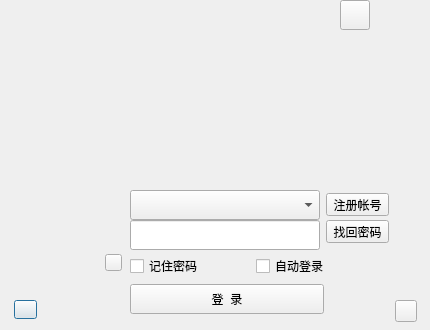
<?xml version="1.0" encoding="UTF-8"?>
<ui version="4.0">
 <class>LoginDialog</class>
 <widget class="QDialog" name="LoginDialog">
  <property name="geometry">
   <rect>
    <x>0</x>
    <y>0</y>
    <width>430</width>
    <height>330</height>
   </rect>
  </property>
  <property name="minimumSize">
   <size>
    <width>430</width>
    <height>330</height>
   </size>
  </property>
  <property name="maximumSize">
   <size>
    <width>430</width>
    <height>330</height>
   </size>
  </property>
  <property name="windowTitle">
   <string>Dialog</string>
  </property>
  <property name="locale">
   <locale language="English" country="UnitedStates"/>
  </property>
  <widget class="QComboBox" name="accountComboBox">
   <property name="geometry">
    <rect>
     <x>130</x>
     <y>190</y>
     <width>190</width>
     <height>30</height>
    </rect>
   </property>
   <property name="sizePolicy">
    <sizepolicy hsizetype="Fixed" vsizetype="Fixed">
     <horstretch>0</horstretch>
     <verstretch>0</verstretch>
    </sizepolicy>
   </property>
   <property name="minimumSize">
    <size>
     <width>190</width>
     <height>30</height>
    </size>
   </property>
   <property name="maximumSize">
    <size>
     <width>190</width>
     <height>30</height>
    </size>
   </property>
   <property name="focusPolicy">
    <enum>Qt::WheelFocus</enum>
   </property>
   <property name="contextMenuPolicy">
    <enum>Qt::NoContextMenu</enum>
   </property>
   <property name="accessibleName">
    <string>login_username</string>
   </property>
   <property name="locale">
    <locale language="Chinese" country="China"/>
   </property>
   <property name="editable">
    <bool>false</bool>
   </property>
   <property name="insertPolicy">
    <enum>QComboBox::NoInsert</enum>
   </property>
  </widget>
  <widget class="QLineEdit" name="passwordEdit">
   <property name="geometry">
    <rect>
     <x>130</x>
     <y>220</y>
     <width>190</width>
     <height>30</height>
    </rect>
   </property>
   <property name="sizePolicy">
    <sizepolicy hsizetype="Fixed" vsizetype="Fixed">
     <horstretch>0</horstretch>
     <verstretch>0</verstretch>
    </sizepolicy>
   </property>
   <property name="minimumSize">
    <size>
     <width>190</width>
     <height>30</height>
    </size>
   </property>
   <property name="maximumSize">
    <size>
     <width>190</width>
     <height>30</height>
    </size>
   </property>
   <property name="contextMenuPolicy">
    <enum>Qt::DefaultContextMenu</enum>
   </property>
   <property name="echoMode">
    <enum>QLineEdit::Password</enum>
   </property>
  </widget>
  <widget class="QCheckBox" name="rememberPsd">
   <property name="geometry">
    <rect>
     <x>130</x>
     <y>258</y>
     <width>71</width>
     <height>16</height>
    </rect>
   </property>
   <property name="text">
    <string>记住密码</string>
   </property>
  </widget>
  <widget class="QCheckBox" name="autoLogin">
   <property name="geometry">
    <rect>
     <x>256</x>
     <y>258</y>
     <width>71</width>
     <height>16</height>
    </rect>
   </property>
   <property name="text">
    <string>自动登录</string>
   </property>
  </widget>
  <widget class="QPushButton" name="loginButton">
   <property name="geometry">
    <rect>
     <x>130</x>
     <y>284</y>
     <width>194</width>
     <height>30</height>
    </rect>
   </property>
   <property name="minimumSize">
    <size>
     <width>194</width>
     <height>30</height>
    </size>
   </property>
   <property name="maximumSize">
    <size>
     <width>194</width>
     <height>30</height>
    </size>
   </property>
   <property name="focusPolicy">
    <enum>Qt::NoFocus</enum>
   </property>
   <property name="text">
    <string>登  录</string>
   </property>
  </widget>
  <widget class="QPushButton" name="moreAccountLogin">
   <property name="geometry">
    <rect>
     <x>14</x>
     <y>300</y>
     <width>23</width>
     <height>19</height>
    </rect>
   </property>
   <property name="minimumSize">
    <size>
     <width>23</width>
     <height>19</height>
    </size>
   </property>
   <property name="maximumSize">
    <size>
     <width>23</width>
     <height>19</height>
    </size>
   </property>
   <property name="text">
    <string/>
   </property>
  </widget>
  <widget class="QPushButton" name="loginState">
   <property name="geometry">
    <rect>
     <x>105</x>
     <y>254</y>
     <width>17</width>
     <height>17</height>
    </rect>
   </property>
   <property name="minimumSize">
    <size>
     <width>17</width>
     <height>17</height>
    </size>
   </property>
   <property name="maximumSize">
    <size>
     <width>17</width>
     <height>17</height>
    </size>
   </property>
   <property name="text">
    <string/>
   </property>
   <property name="iconSize">
    <size>
     <width>18</width>
     <height>18</height>
    </size>
   </property>
  </widget>
  <widget class="QPushButton" name="pButtonRegistAccount">
   <property name="geometry">
    <rect>
     <x>326</x>
     <y>193</y>
     <width>63</width>
     <height>23</height>
    </rect>
   </property>
   <property name="text">
    <string>注册帐号</string>
   </property>
  </widget>
  <widget class="QPushButton" name="pButtonForgetPassword">
   <property name="geometry">
    <rect>
     <x>326</x>
     <y>220</y>
     <width>63</width>
     <height>23</height>
    </rect>
   </property>
   <property name="text">
    <string>找回密码</string>
   </property>
  </widget>
  <widget class="QLabel" name="userHead">
   <property name="geometry">
    <rect>
     <x>40</x>
     <y>190</y>
     <width>80</width>
     <height>80</height>
    </rect>
   </property>
   <property name="minimumSize">
    <size>
     <width>80</width>
     <height>80</height>
    </size>
   </property>
   <property name="maximumSize">
    <size>
     <width>80</width>
     <height>80</height>
    </size>
   </property>
   <property name="text">
    <string/>
   </property>
  </widget>
  <widget class="QPushButton" name="pButtongFlicker">
   <property name="geometry">
    <rect>
     <x>395</x>
     <y>300</y>
     <width>22</width>
     <height>22</height>
    </rect>
   </property>
   <property name="sizePolicy">
    <sizepolicy hsizetype="Minimum" vsizetype="Fixed">
     <horstretch>0</horstretch>
     <verstretch>0</verstretch>
    </sizepolicy>
   </property>
   <property name="minimumSize">
    <size>
     <width>22</width>
     <height>22</height>
    </size>
   </property>
   <property name="maximumSize">
    <size>
     <width>22</width>
     <height>22</height>
    </size>
   </property>
   <property name="text">
    <string/>
   </property>
  </widget>
  <widget class="QPushButton" name="pButtonArrow">
   <property name="geometry">
    <rect>
     <x>340</x>
     <y>0</y>
     <width>30</width>
     <height>30</height>
    </rect>
   </property>
   <property name="sizePolicy">
    <sizepolicy hsizetype="Minimum" vsizetype="Fixed">
     <horstretch>0</horstretch>
     <verstretch>0</verstretch>
    </sizepolicy>
   </property>
   <property name="minimumSize">
    <size>
     <width>30</width>
     <height>30</height>
    </size>
   </property>
   <property name="maximumSize">
    <size>
     <width>30</width>
     <height>30</height>
    </size>
   </property>
   <property name="text">
    <string/>
   </property>
  </widget>
  <zorder>userHead</zorder>
  <zorder>loginState</zorder>
  <zorder>accountComboBox</zorder>
  <zorder>passwordEdit</zorder>
  <zorder>rememberPsd</zorder>
  <zorder>autoLogin</zorder>
  <zorder>loginButton</zorder>
  <zorder>moreAccountLogin</zorder>
  <zorder>pButtonRegistAccount</zorder>
  <zorder>pButtonForgetPassword</zorder>
  <zorder>pButtongFlicker</zorder>
  <zorder>pButtonArrow</zorder>
 </widget>
 <resources/>
 <connections/>
</ui>
